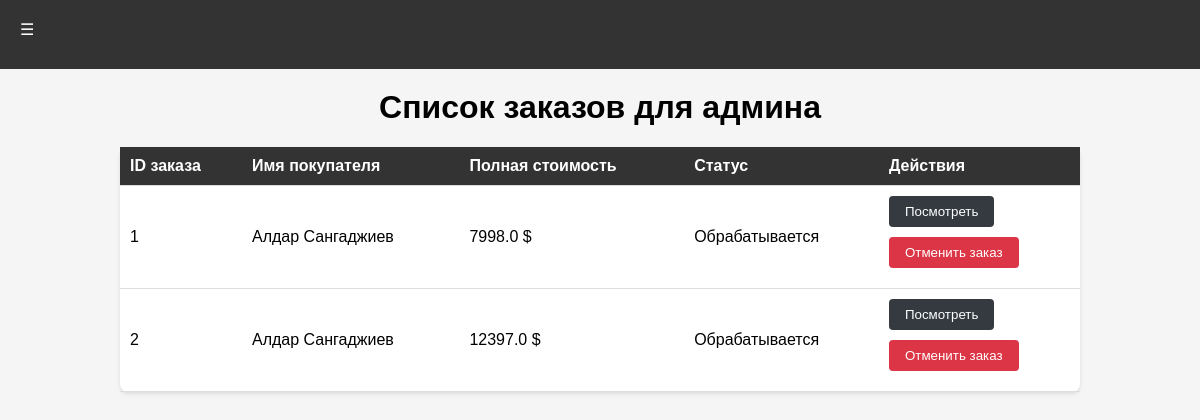
Page /orders (signed in) on the earlier database version.
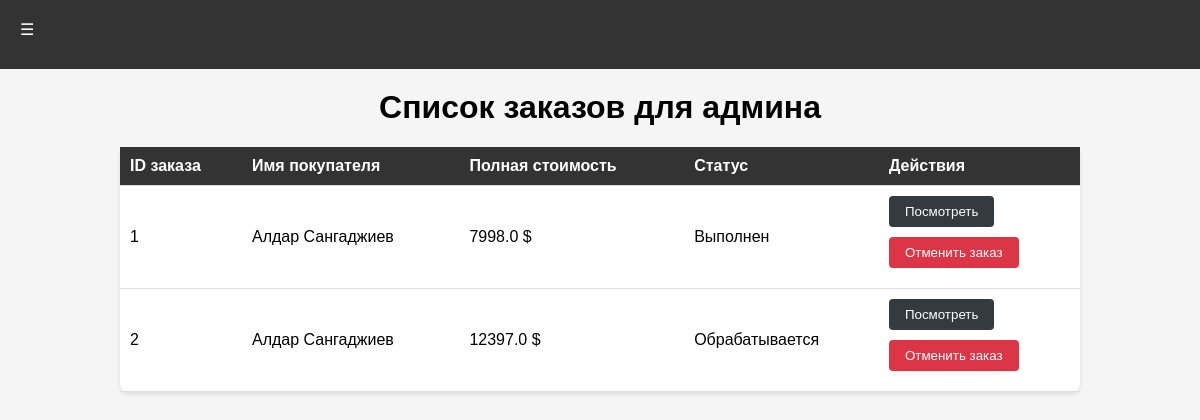
Same page on the later database version.
### app/models.py (models this page shows)
class Order(db.Model):
    id = db.Column(db.Integer, primary_key=True)
    user_id = db.Column(db.Integer, db.ForeignKey('user.id'), nullable=False)
    customer_name = db.Column(db.String(100), nullable=False)
    customer_address = db.Column(db.Text, nullable=False)
    payment_method = db.Column(db.String(50), nullable=False)
    created_at = db.Column(db.DateTime, default=db.func.now())
    status = db.Column(db.String(50), default='Обрабатывается')
    order_items = db.relationship('OrderItem', backref='order', lazy='dynamic')
    user = db.relationship('User', back_populates='orders')
    @property
    def total_amount(self):
        total = 0
        for item in self.order_items:
            total += item.product.price
        return total

class Product(db.Model):
    id = db.Column(db.Integer, primary_key=True)
    name = db.Column(db.String(100), nullable=False)
    description = db.Column(db.Text, nullable=False)
    price = db.Column(db.Float, nullable=False)
    category_id = db.Column(db.Integer, db.ForeignKey('category.id'), nullable=False)
    category = db.relationship('Category', backref=db.backref('products', lazy='dynamic'))
    brand_id = db.Column(db.Integer, db.ForeignKey('brand.id'), nullable=False)
    brand = db.relationship('Brand', backref=db.backref('products', lazy='dynamic'))
    image = db.Column(db.String(100), nullable=False)

### app/routes.py (the view)
@app.route('/orders')
@login_required
def order_list():
    cart_count = len(session.get('cart', []))
    orders = current_user.orders  # Получаем заказы текущего пользователя
    role = False
    if current_user.role == 'admin':
        orders = Order.query.all()
        role = True
    return render_template('order_list.html', orders=orders, cart_count=cart_count, role=role)

### app/routes.py (called while the page is built)
@login_manager.user_loader
def load_user(user_id):
    return User.query.get(int(user_id))

### app/templates/order_list.html (shortened to what this page needs)
<!DOCTYPE html>
<html lang="ru">
<head>
    <link rel="stylesheet" href="{{ url_for('static', filename='css/styles.css') }}">
</head>
<body>
    <nav>
       <div class="dropdown">
           <button class="dropbtn">&#9776;</button>
       </div>
   </nav>
    <h1>Список заказов {% if role %}для админа{% endif %}</h1>
    <table>
        <thead>
        <tr>
            <th>ID заказа</th>
            <th>Имя покупателя</th>
            <th>Полная стоимость</th>
            <th>Статус</th>
            <th>Действия</th>
        </tr>
        </thead>
        <tbody>
        {% for order in orders %}
        <tr>
            <td>{{ order.id }}</td>
            <td>{{ order.customer_name }}</td>
            <td>{{ order.total_amount }} $</td>
            <td>{{ order.status }}</td>
            <td>
                <form action="{{ url_for('order_details', order_id=order.id) }}" method="get">
                    <button type="submit" class="btn-primary">Посмотреть</button>
                </form>
                <form action="{{ url_for('cancel_order', order_id=order.id) }}" method="post">
                    <button type="submit" class="btn-danger">Отменить заказ</button>
                </form>
            </td>
        </tr>
        {% endfor %}
        </tbody>
    </table>
</body>
</html>

### app/static/css/styles.css (style rules this page uses)
body { font-family: Arial, sans-serif; margin: 0; padding: 0; background-color: #f5f5f5; }
nav { background-color: #333; color: #fff; padding: 10px; }
h1 { text-align: center; }
table { width: 80%; margin: 0 auto; border-collapse: collapse; background-color: #fff; border-radius: 8px; box-shadow: 0 2px 4px rgba(0, 0, 0, 0.1); }
th, td { padding: 10px; border-bottom: 1px solid #ddd; }
th { background-color: #333; color: #fff; text-align: left; }
th:first-child, td:first-child { border-left: none; }
th:last-child, td:last-child { border-right: none; }
button { padding: 5px 10px; border: none; border-radius: 5px; background-color: #4CAF50; color: white; cursor: pointer; }
.btn-danger { background-color: #dc3545; color: #fff; padding: 8px 16px; border: none; border-radius: 4px; cursor: pointer; text-decoration: none; transition: background-color 0.3s; }
html { box-sizing: border-box; -webkit-font-smoothing: antialiased; }
.dropdown { position: relative; display: inline-block; }
.dropbtn { background-color: #333; color: white; padding: 10px; font-size: 16px; border: none; cursor: pointer; }
h1 { text-align: center; margin-top: 20px; }

### app/templates/order_list.html (style rules this page uses)
body { font-family: Arial, sans-serif; margin: 0; padding: 0; background-color: #f5f5f5; }
nav { background-color: #333; color: #fff; padding: 10px; }
h1 { text-align: center; margin-top: 20px; }
button { margin-bottom: 10px; }
.btn-primary { background-color: #343a40; color: #fff; padding: 8px 16px; border: none; border-radius: 4px; cursor: pointer; text-decoration: none; transition: background-color 0.3s; }

Differences in the rows shown:
changed Order id 1: status "Обрабатывается" → "Выполнен"
